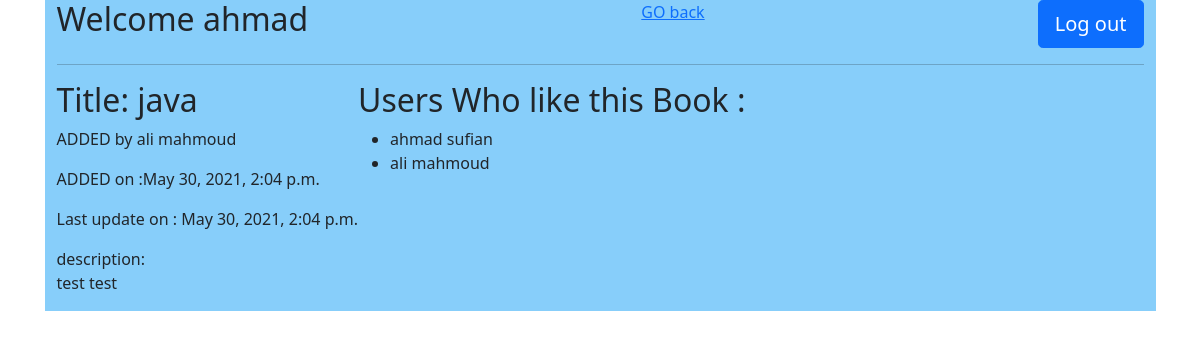
/bookdesc/6 (signed in), run on the app's committed database.
### book/models.py (models this page shows)
class Book(models.Model):
    title = models.CharField(max_length=255)
    desc=models.TextField()
    uploaded_by=models.ForeignKey(users,related_name="books_uploaded",on_delete=models.CASCADE)
    users_who_like =models.ManyToManyField(users,related_name="liked_books")
    objects = UserManager()
    create_at = models.DateTimeField(auto_now_add=True)
    update_at = models.DateTimeField(auto_now=True)

class users (models.Model):
    First_Name = models.CharField(max_length=255)
    Last_Name = models.CharField(max_length=255)
    Email = models.CharField(max_length=255)
    Password = models.CharField(max_length=255)
    objects = UserManager()
    create_at = models.DateTimeField(auto_now_add=True)
    update_at = models.DateTimeField(auto_now=True)

### book/views.py (the view)
# urls.py: path('bookdesc/<int:i>',views.bookdesc),
def bookdesc(request,i):
    book=Book.objects.get(id=i)
    user = users.objects.get(id=request.session['id'])
    liked_books = book.users_who_like.all()
    data={
        "book":book,
        "liked_books":liked_books,
        "user":user,
    }
    return render (request,"bookdesc.html",data)

### book/templates/bookdesc.html (shortened to what this page needs)
<!DOCTYPE html>
<html lang="en">
<!DOCTYPE html>
<html lang="en">
<head>
    <link href="https://cdn.jsdelivr.net/npm/bootstrap@5.0.1/dist/css/bootstrap.min.css" rel="stylesheet"
>
</head>
<body>
    <div class="container"
        style="width: 1111px; height: 100%; background-color: lightskyblue; justify-content: space-around; ">
        <header style="display:flex; justify-content: space-between;">
            <h2>Welcome {{request.session.name}}</h2>
            <a href="/book"> GO back</a>
            <div class="form-group ">
                <form action="/logout" method="POST">
                    <button type="submit" id="button" class="btn btn-primary btn-lg btn-block login-button">Log
                        out</button>
                </form>
            </div>
        </header>
        <hr>
        <div class="mid" style="display: flex;">
            <section>
                {%if user.id != book.uploaded_by.id%}
                <h2>Title: {{book.title}}</h2>
                <p>ADDED by {{book.uploaded_by.First_Name}} {{book.uploaded_by.Last_Name}}</p>
                <p>ADDED on :{{book.create_at}}</p>
                <p>Last update on : {{book.update_at}}</p>
                <p>description:<br>
                    {{book.desc}}
                </p>
                {%endif%}
            </section>
            <div class="side">
                <h2>Users Who like this Book :</h2>
                <ul>
                    {%for i in liked_books %}
                    <li>{{i.First_Name}} {{i.Last_Name}}</li>
                    {%endfor%}
                </ul>
            </div>
        </div>
    </div>
</body>
</html>

### data on the page
Book: title "java", uploaded_by.First_Name "ali", uploaded_by.Last_Name "mahmoud", create_at "May 30, 2021, 2:04 p.m.", update_at "May 30, 2021, 2:04 p.m.", desc "test test"
users: First_Name "ahmad", Last_Name "sufian"
users: First_Name "ali", Last_Name "mahmoud"
